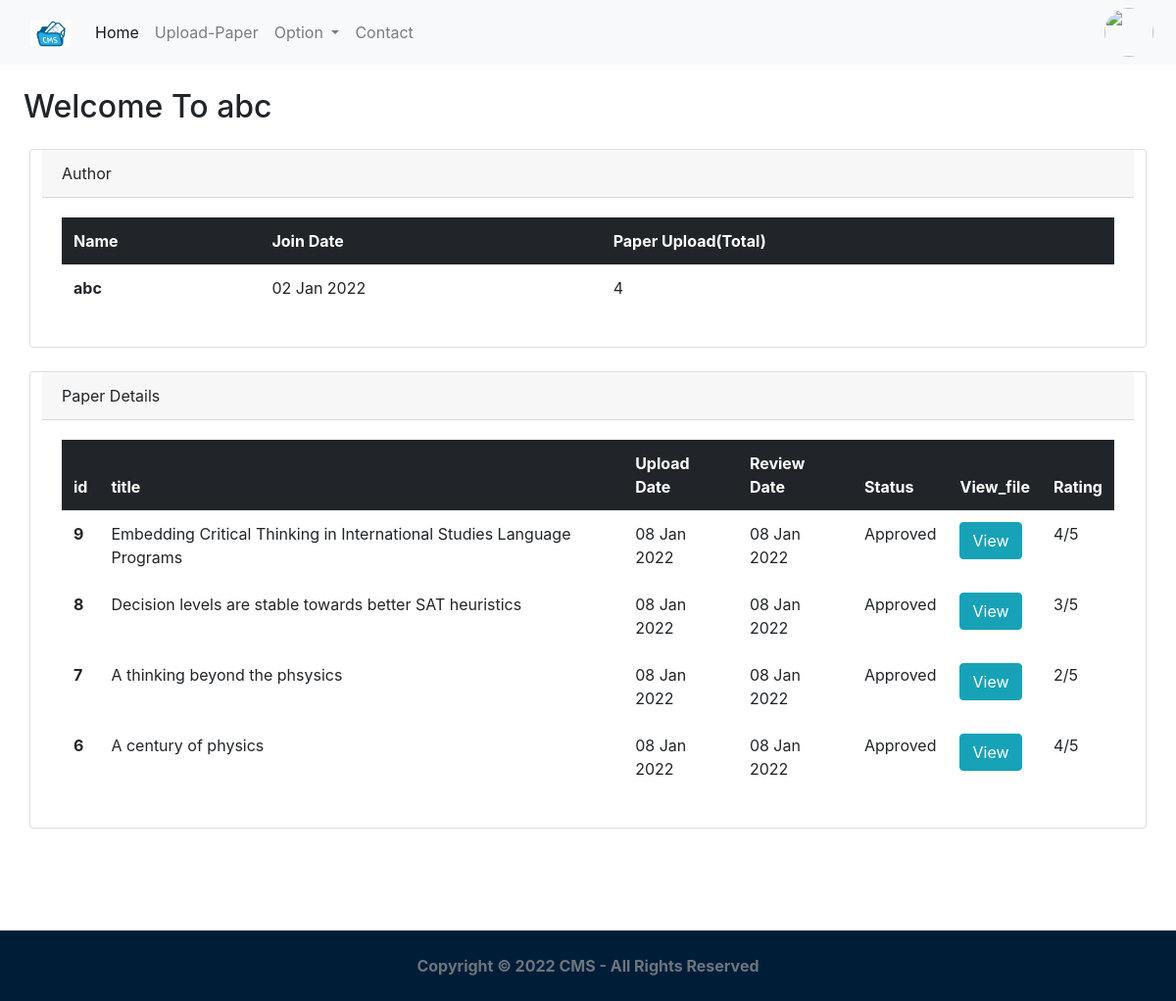
Before: /feed/dashboard (signed in) with the older database file.
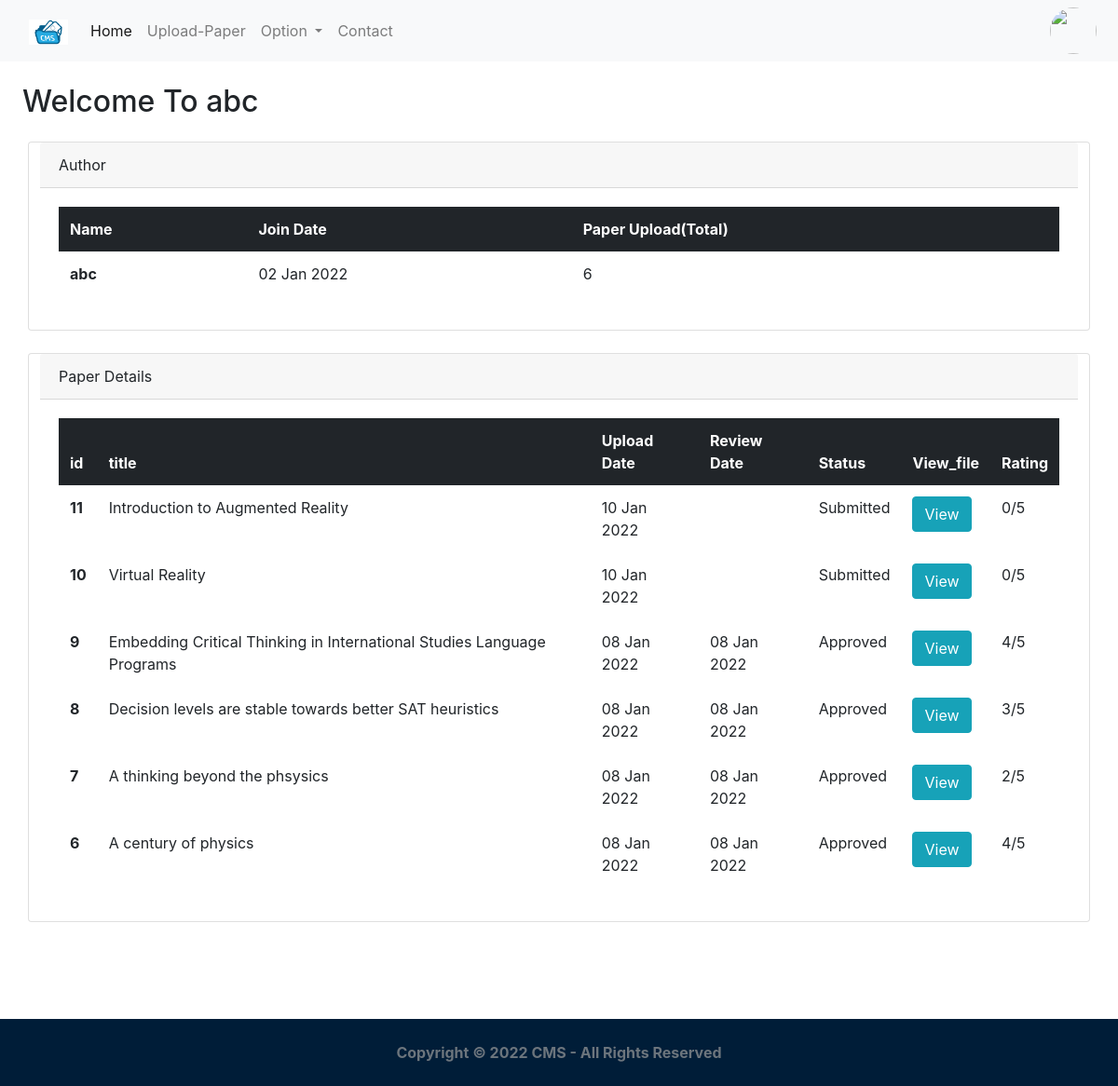
After: the same page with the newer database file.
### core/models.py (models this page shows, shortened)
class Paper(models.Model):
	title = models.CharField(max_length=100)
	description = models.CharField(max_length=200)
	status = models.CharField(max_length=30,default='Submitted')
	file = models.FileField(upload_to='author_files/',validators=(validate_is_pdf,)) # taking files from author
	user = models.ForeignKey(User, on_delete=models.CASCADE)
	remarks = models.CharField(max_length=255,default='No-Remark')
	rating = models.IntegerField(default=0)
	created_on = models.DateTimeField(auto_now_add=True)
	review_date = models.DateTimeField(null=True)
	review_by = models.IntegerField(null=True)
	is_review_submit = models.BooleanField(default=False)
	class Meta:
		ordering = ['-created_on']

### core/views.py (the view)
# urls.py: path('feed/dashboard',login_required(Userhomepage.as_view()),name='home_view'),
class Userhomepage(View):
	template_name='core/feed.html'
	template_name1='core/reviewer.html'
	def get(self,request):
		if Reviewer.objects.filter(user=request.user).exists():
			obj=PaperAssign.objects.filter(review=request.user.reviewer.id)
			pp=obj.exists()
			if pp:
				obj=PaperAssign.objects.filter(review=request.user.reviewer.id)
				result=PaperAssign.objects.filter(Q(review=request.user.reviewer.id) & Q(is_review=False)).values_list('is_review',flat=True).aggregate(total=Count('is_review'))
				obj1=request.user.reviewer.assigned_paper.select_related('assign_paper').annotate(paper=F('assign_paper')).values_list('paper',flat=True)
				context={'mylist': zip(obj, obj1),'result':result}
				return render(request,self.template_name1,context)
			messages.error(request,"No Any Paper Assigned !",extra_tags="error")
			return render(request,self.template_name1)
		else:
			p=Paper.objects.filter(user=request.user).exists()
			if p:
				obj=Paper.objects.filter(user=request.user).all()
				obj1=Paper.objects.filter(user=request.user).aggregate(total_paper=Count('user'))
				context={'obj':obj,'obj1':obj1}
				return render(request,self.template_name,context)
			messages.error(request,"No Any Document Uploaded !",extra_tags="error")
			return render(request,self.template_name)

### core/templates/core/feed.html (shortened to what this page needs)
{% extends 'core/base.html' %}
{% load static %}
{% block content %}
<h2 class="m-4">Welcome To {{request.user.full_name}}</h2>
<div class="container">
    <div class="row my-4">
        <div class="card">
          <div class="card-header">
            Author
          </div>
          <div class="card-body">
            <table class="table  table-borderless">
              <thead class="table-dark">
                <tr>
                  <th scope="col">Name</th>
                  <th scope="col">Join Date</th>
                  <th scope="col">Paper Upload(Total)</th>
                </tr>
              </thead>
              <tbody>
                <tr>
                  <th scope="row">{{request.user.full_name}}</th>
                  <td>{{request.user.created_on|date:"d M Y"}}</td>
                  <td>{{obj1.total_paper}}</td>
                </tr>
                </tbody>
            </table>
          </div>
        </div>
    </div>
    <div class="row my-4">
        <div class="card ">
          <div class="card-header d-flex">
            <span>Paper Details</span>
          </div>
          <div class="card-body ">
            <table class="table table-responsive-sm table-borderless">
              <thead class="table-dark">
                <tr>
                  <th scope="col">id</th>
                  <th scope="col">title</th>
                  <th scope="col">Upload Date</th>
                  <th scope="col">Review Date</th>
                  <th scope="col">Status</th>
                  <th scope="col">View_file</th>
                  <th scope="col">Rating</th>
                </tr>
              </thead>
              <tbody>
                {% for obj in obj %}
                <tr>
                  <th scope="row">{{obj.id}}</th>
                  <td>{{obj.title}}</td>
                  <td>{{obj.created_on | date:"d M Y"}}</td>
                  <td>{{obj.review_date | date:"d M Y"}}</td>
                  <td>{{obj.status}}</td>
                  <td><a href="{{obj.file.url}}"   class="btn btn-info">View</a></td>
                  <td id="rating1">{{obj.rating}}/5</td>
                </tr>
                {% endfor %}
                </tbody>
            </table>
          </div>
        </div>
    </div>
</div>
<div style="height:10vh;">
    </div>
{% endblock %}

Changed rows visible on the page:
added Paper: id "11", title "Introduction to Augmented Reality", created_on "10 Jan 2022", status "Submitted", rating "0"
added Paper: id "10", title "Virtual Reality", created_on "10 Jan 2022", status "Submitted", rating "0"
Other visible differences:
{{ obj1.total_paper }}: "4" → "6"
